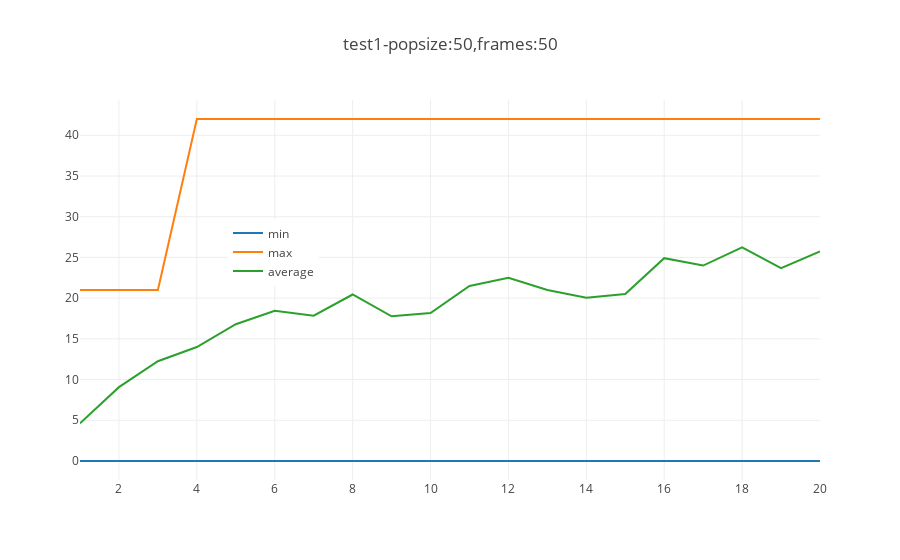

Write notebook code for a chart like this one.
### Code cell
"""
test 1
- popsize = 50
- frames = 50
"""



lock = mp.Lock() #create a globle locker

generation = 20 # number of generations
gametitle = 'Assault-v0'
env = gym.make(gametitle)

processes = 6 # how many to run concurrently (4 is best for my local desktop)
frames = 50 #total frames each play
tpopsize = 50 #teamPopSize
rtpopSize = 0 #rTeamPopSize
action=range(env.action_space.n) #action space
rs = 0 #randseed
curr_gap = 0.5 #gap
tgap = 0.5 #tourneyGap
pLearnerD = 0.7 #learner delete
pLearnerA = 0.7 #learner add
pMutation = 0.2 #player mutation rate
pAIT = 0.5 #pActionIsTeam
mts = 5 #maxTeamSize
mps = 96 #maxProgramSize
ppd = 0.5 #pProgramDelete
ppa = 0.5 #pProgramAdd
pps = 1.0 #pProgramSwap
ppm = 1.0 #pProgramMutate
ppit = None #popInit
ar = (0.0, 1.0, 0.05) #actionRange

print("test conditions: ",
     "\ngeneration:",generation,
     "\ngametitle:",gametitle,
     "\nprocesses:",processes,
     "\nframes:",frames,
     "\ntpopsize:",tpopsize,
     "\nrtpopsize:",rtpopSize,
     "\naction:",action,
     "\nrandomseed:",rs,
     "\ncurr_gap:",curr_gap,
     "\ntgap:",tgap,
     "\npLearnerD",pLearnerD,
)

data = []
    
summary = gamebegin(generation,gametitle,processes,frames,action, rs, tpopsize, rtpopSize,
            curr_gap, pLearnerD, pLearnerA, pMutation,
            pAIT, mts, mps,
            ppd, ppa, pps,
            ppm, ppit, tgap,
            ar)
#legend
data.append(go.Scatter(x=[i+1 for i in range(len(summary[1]))],y=[i[0] for i in summary[1]],name='min'))
data.append(go.Scatter(x=[i+1 for i in range(len(summary[1]))],y=[i[1] for i in summary[1]],name='max'))
data.append(go.Scatter(x=[i+1 for i in range(len(summary[1]))],y=[i[2] for i in summary[1]],name='average'))

fig = go.Figure(data=data,layout=go.Layout(showlegend=True,legend={'x':0.2,'y':0.6},title='test1-popsize:50,frames:50'))
iplot(fig)

#time compare
print('Time cost',summary[0])

### Figure 1 — Plotly figure (JSON) as saved in the notebook; plotly's stock layout.template omitted (floating-point values rounded to 4 significant figures)
{"data": [{"name": "min", "type": "scatter", "uid": "3d2daadc-f01a-11e8-87ee-7cb0c2481b6f", "x": [1, 2, 3, 4, 5, 6, 7, 8, 9, 10, 11, 12, 13, 14, 15, 16, 17, 18, 19, 20], "y": [0, 0, 0, 0, 0, 0, 0, 0, 0, 0, 0, 0, 0, 0, 0, 0, 0, 0, 0, 0]}, {"name": "max", "type": "scatter", "uid": "3d2daadd-f01a-11e8-87ee-7cb0c2481b6f", "x": [1, 2, 3, 4, 5, 6, 7, 8, 9, 10, 11, 12, 13, 14, 15, 16, 17, 18, 19, 20], "y": [21, 21, 21, 42, 42, 42, 42, 42, 42, 42, 42, 42, 42, 42, 42, 42, 42, 42, 42, 42]}, {"name": "average", "type": "scatter", "uid": "3d2daade-f01a-11e8-87ee-7cb0c2481b6f", "x": [1, 2, 3, 4, 5, 6, 7, 8, 9, 10, 11, 12, 13, 14, 15, 16, 17, 18, 19, 20], "y": [4.62, 9.068, 12.25, 14, 16.8, 18.44, 17.85, 20.45, 17.77, 18.16, 21.5, 22.5, 21, 20.05, 20.5, 24.91, 24, 26.25, 23.69, 25.73]}], "layout": {"legend": {"x": 0.2, "y": 0.6}, "showlegend": true, "title": "test1-popsize:50,frames:50"}}
